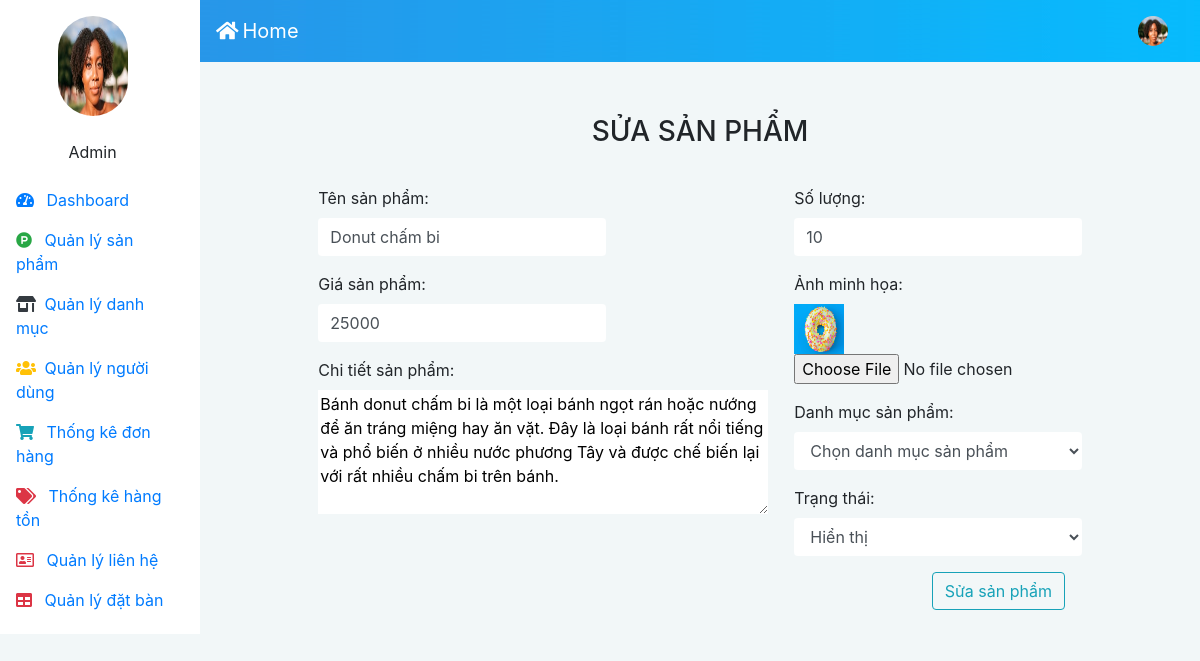
/admin/index.php?quanly=suasp&id=5 (signed in), run on the app's committed database.
### tables this page shows
CREATE TABLE `tbl_sanpham` (
  `id_sanpham` int(11) NOT NULL,
  `ten_sanpham` varchar(100) NOT NULL,
  `soluong` int(11) NOT NULL,
  `chitiet_sanpham` varchar(10000) NOT NULL,
  `gia_sanpham` int(11) NOT NULL,
  `hinhanh` varchar(100) NOT NULL,
  `hienthi` int(11) NOT NULL DEFAULT 0,
  `id_danhmuc` int(11) NOT NULL,
  `hot` int(11) NOT NULL DEFAULT 2,
  `nhanhieu` varchar(100) NOT NULL DEFAULT 'Bin Cake',
  `soluongban` int(11) NOT NULL
);

### admin/include/fr_SuaSanPham.php (the view, shortened to what this page needs)
<?php
    $id = $_GET['id'];
    $sql_1 = "SELECT * from tbl_sanpham where id_sanpham = '$id'";
    $row_1 = mysqli_query($con, $sql_1);
    $count = mysqli_num_rows($row_1);
    if ($count > 0) {
        $nhapsp = mysqli_fetch_array($row_1);
    }
?>
        <div class="col-12 ">
            <div class="alert mt-3 text-center" role="alert">
                <h3>SỬA SẢN PHẨM</h3>
            </div>
            <form action="" method="POST" enctype="multipart/form-data" >
                <div class="row">
                    <div class="col-1"></div>
                    <div class="col-4">
                        <div class="form-group">
                            <label>Tên sản phẩm:</label>
                            <input type="text" class="form-control border-0"  name="txt_TenSP" value="<?php echo $nhapsp['ten_sanpham']; ?>">
                        </div>
                        <div class="form-group">
                            <label>Giá sản phẩm:</label>
                            <input type="number" min="0" size="10" class="form-control border-0" name="txt_DonGia" value="<?php echo $nhapsp['gia_sanpham']; ?>">
                        </div>
                        <div class="form-group">
                            <label>Chi tiết sản phẩm:</label>
                            <textarea id="editor1" class="border-0" name="txt_diengiai" cols="42" rows="5"><?php echo $nhapsp['chitiet_sanpham']; ?></textarea>
                        </div>
                    </div>
                    <div class="col-2"></div>
                    <div class="col-4">
                        <div class="form-group">
                            <label>Số lượng:</label>
                            <input type="number" class="form-control border-0" name="txt_SoLuong" value="<?php echo $nhapsp['soluong']; ?>">
                        </div>
                        <div class="form-group">
                            <label>Ảnh minh họa:</label><br>
                            <img src="./public/images/anh/<?php echo $nhapsp['hinhanh']; ?>" alt="" width="50px" height="50px"><br>
                            <input type="file" class="form-control-file border-0" name="txt_HinhAnh" value="<?php echo $nhapsp['hinhanh']; ?>">
                        </div>
                        <div class="form-group">
                            <label>Danh mục sản phẩm:</label>
                            <select name="txt_IDChungLoai" class="form-control border-0">
                                <option value="<?php echo $nhapsp['id_danhmuc']; ?>">Chọn danh mục sản phẩm
                            </option>
                            </select>
                        </div>
                        <div class="form-group">
                            <label>Trạng thái:</label>
                            <select name="txt_trangthai" class="form-control border-0">
                                <option value="1">Hiển thị</option>
                            </select>
                        </div>
                    </div>
                    <div class="col-1"></div>
                </div>
                <div class="text-right mr-5">
                    <button type="submit" class="btn btn-outline-info mr-5" name="btn_SuaSP">Sửa sản phẩm</button>
                </div>
            </form>
        </div>

### admin/public/css/style.css (style rules this page uses)
body { background-color: #f2f7f8; }

### data on the page
tbl_sanpham: txt_TenSP "Donut chấm bi", txt_DonGia "25000", txt_diengiai "Bánh donut chấm bi là một loại bánh ngọt rán hoặc nướng để ăn tráng miệng hay ăn vặt. Đây là loại bánh rất nổi tiếng và phổ biến ở nhiều nước phương Tây và được chế biến lại với rất nhiều chấm bi trên bánh.", txt_SoLuong "10", hinhanh (picture)

### other printed values
$_SESSION['admin'] "Admin"
